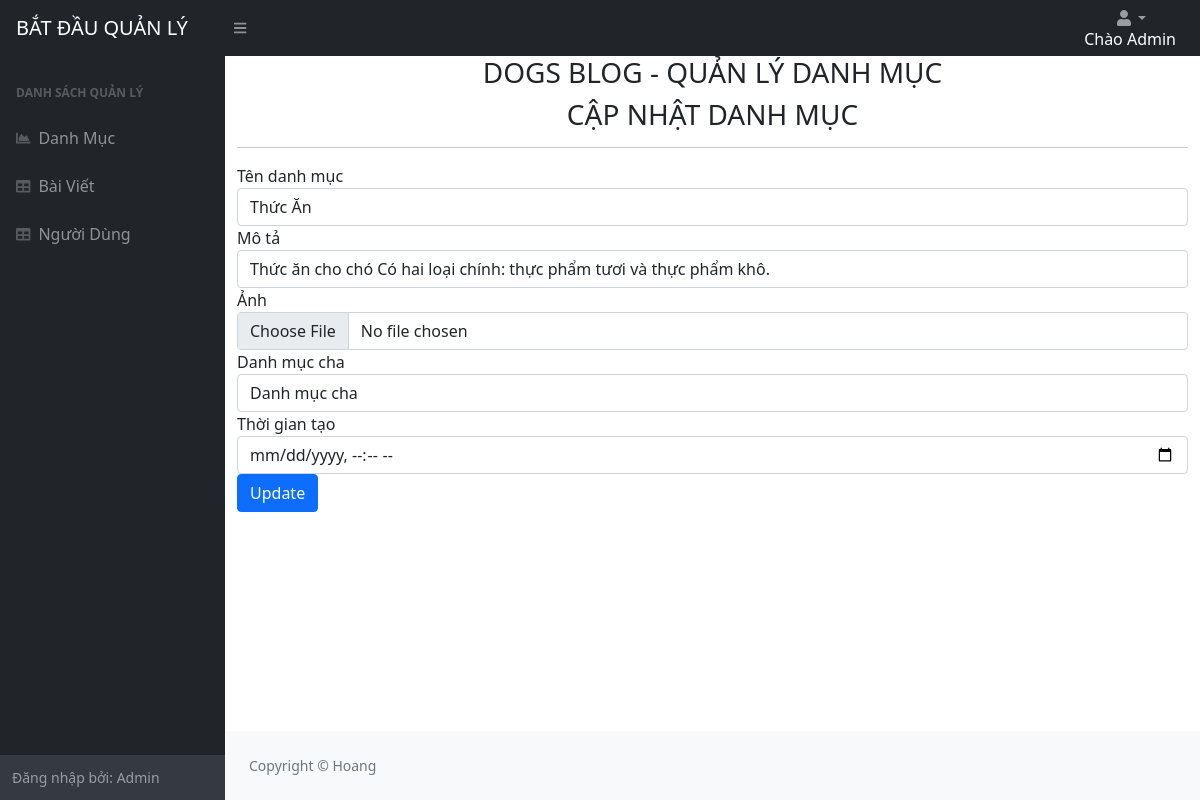
The page /Admin/index.php?mod=category&act=handleEdit&id=2 (signed in) on the database its author committed.
### tables this page shows
CREATE TABLE `categories`  (
  `id` int NOT NULL AUTO_INCREMENT,
  `name` varchar(255) NULL DEFAULT NULL,
  `description` mediumtext NULL,
  `thumbnail` varchar(500) NULL DEFAULT NULL,
  `parent_id` int NULL DEFAULT NULL,
  `created_at` timestamp NULL DEFAULT NULL,
  PRIMARY KEY (`id`) USING BTREE
);

### Admin/Controllers/BaseController.php (called while the page is built, shortened)
<?php
  class BaseController
  {
    public function view($path, $data = []){
      extract($data);
      require_once('Views/'.$path);
    }
  }
?>

### Admin/Controllers/CategoryController.php (called while the page is built, shortened)
<?php
require('Models/Category.php');
  class CategoryController extends AdminController
  {
    public function handleEdit()
    {
      $id =(isset($_GET['id'])?$_GET['id']:0);
      $category = new Category();
      $category_id= $category-> getList();
      $categories = $category-> edit($id);
      $this->view('Categories/edit.php', ['categories' => $categories, 'category_id'=> $category_id
    ]);
    }
  }
?>

### Admin/index.php (called while the page is built, shortened)
<?php
$act = "index";
if(isset($_GET['act'])){
  $act = $_GET['act'];
}
  $controller_obj = new $class_name;
 $controller_obj -> $act();
?>

### Admin/Models/Connection.php (called while the page is built, shortened)
<?php
  class Connection1{
    private $servername= "localhost";
    private $username= "root";
    private $password = "";
    private $dbname = "blogs";
    public function connect(){
      $conn = new mysqli($this->servername, $this -> username, $this ->password, $this-> dbname );
      $conn->query("SET NAMES 'utf8'");
      return $conn;
    }
  }
?>

### Admin/Models/Query.php (called while the page is built, shortened)
<?php
  require_once('Models/Connection.php');
  class Query{
    protected $conn;
    public function __construct(){
      $connection = new Connection1();
      $this -> conn = $connection -> connect();
    }
    protected function find($table, $id){
      $query = "SELECT * FROM ". $table." WHERE id = ".$id;
      $result = $this -> conn -> query($query)->fetch_assoc();
      return $result;
    }
  }
?>

### Admin/Models/Category.php (called while the page is built, shortened)
<?php
require_once('Models/Query.php');
  class Category extends Query
  {
      public $table = 'categories';
      public function edit($id)
      {
          $update = $this -> find($this-> table, $id);
          return $update;
      }
  }
?>

### Admin/Views/Categories/edit.php (the view, shortened to what this page needs)
<?php
  require_once('Views/Partials/header.php');
?>
    <div class="container">
    <h3 align="center">DOGS BLOG - QUẢN LÝ DANH MỤC</h3>
    <h3 align="center">CẬP NHẬT DANH MỤC</h3>
    <hr>
        <form action="index.php?mod=category&act=updateCategory" method="POST" role="form" enctype="multipart/form-data">
            <div class="form-group">
                <label for="">Tên danh mục</label>
                <input type="text" class="form-control" id="" placeholder="" name="name" value="<?= $categories['name']?>">
            </div>
            <div class="form-group">
                <label for="">Mô tả</label>
                <input type="text" class="form-control" id="" placeholder="" name="description" value="<?=$categories['description']?>">
            </div>
            <div class="form-group">
                <label for="">Ảnh</label>
                <input type="file" class="form-control" id="" placeholder="" name="thumbnail" value="<?= $categories['thumbnail']?>">
            </div>
            <div class="form-group">
                <label for="">Danh mục cha</label>
                <select id="cars" name="parent_id"  class="form-control">
                    <option value="0">Danh mục cha</option>
                </select>
            </div>
            <div class="form-group">
                <label for="">Thời gian tạo</label>
                <input type="datetime-local" class="form-control" id="" placeholder="" name="created_at"  value="">
            </div>
            <button type="submit" class="btn btn-primary">Update</button>
        </form>
    </div>
    <?php
      require_once('Views/Partials/footer.php');
    ?>

### rows shown on the page
categories: name "Thức Ăn", description "Thức ăn cho chó Có hai loại chính: thực phẩm tươi và thực phẩm khô."

### other values the page prints
$_SESSION['auth']['name'] "Admin"
